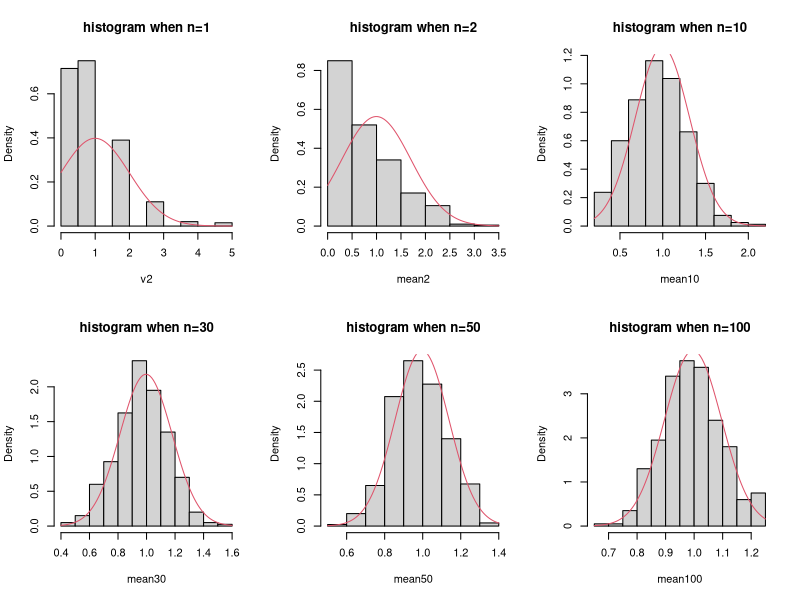

R code for this plot:
### A simulated example illustrating CLT
## Generate n=100 random variables from a Poisson(1) distribution
## Have n.obs=400 observations of each variable.
n <- 100
n.obs <- 400
rand.data2 <- matrix(rpois(n.obs*n, 1), nrow=n.obs)
## Create summary variables;
# v1--the first variable, mean2 -- average of the first two variables
# mean10 -- average of the first 10 variables, similarly mean30, etc.
v2 <- rand.data2[,1] #The first column (variable)
#Average of the first two columns(variables),
# apply function 'mean' on margin 1 (row-wise function application)
mean2 <- apply(rand.data2[,1:2], FUN=mean, MARGIN=1)
#Average of the first ten columns(variables)
mean10<- apply(rand.data2[,1:10], FUN=mean, MARGIN=1)
#Average of the first 30, 50, 100 columns (variables)
mean30 <- apply(rand.data2[,1:30], FUN=mean, MARGIN=1)
mean50 <- apply(rand.data2[,1:50], FUN=mean, MARGIN=1)
mean100 <- apply(rand.data2[,1:100], FUN=mean, MARGIN=1)
##Plot the histograms of the summary variables above, overlay with
# the density plot of the normal distribution in the CLT.
mu <- mean(rand.data2) #Poisson mean
sigma <- sd(rand.data2) #Poisson standard deviation
## Arrange 6 plots in one page 2 by 3
par(mfrow=c(2,3))
# Histogram of v2,
# then add the normal density curve in red color (col=2)
hist(v2, freq = FALSE, main="histogram when n=1")
curve(dnorm(x, mean=mu, sd=sigma),col=2,add=T)
# Histograms of mean2, mean10, ....
hist(mean2, freq = FALSE, main="histogram when n=2")
curve(dnorm(x, mean=mu, sd=sigma/sqrt(2)),col=2,add=T)
hist(mean10, freq = FALSE, main="histogram when n=10")
curve(dnorm(x, mean=mu, sd=sigma/sqrt(10)),col=2,add=T)
hist(mean30, freq = FALSE, main="histogram when n=30")
curve(dnorm(x, mean=mu, sd=sigma/sqrt(30)),col=2,add=T)
hist(mean50, freq = FALSE, main="histogram when n=50")
curve(dnorm(x, mean=mu, sd=sigma/sqrt(50)),col=2,add=T)
hist(mean100, freq = FALSE, main="histogram when n=100")
curve(dnorm(x, mean=mu, sd=sigma/sqrt(100)),col=2,add=T)